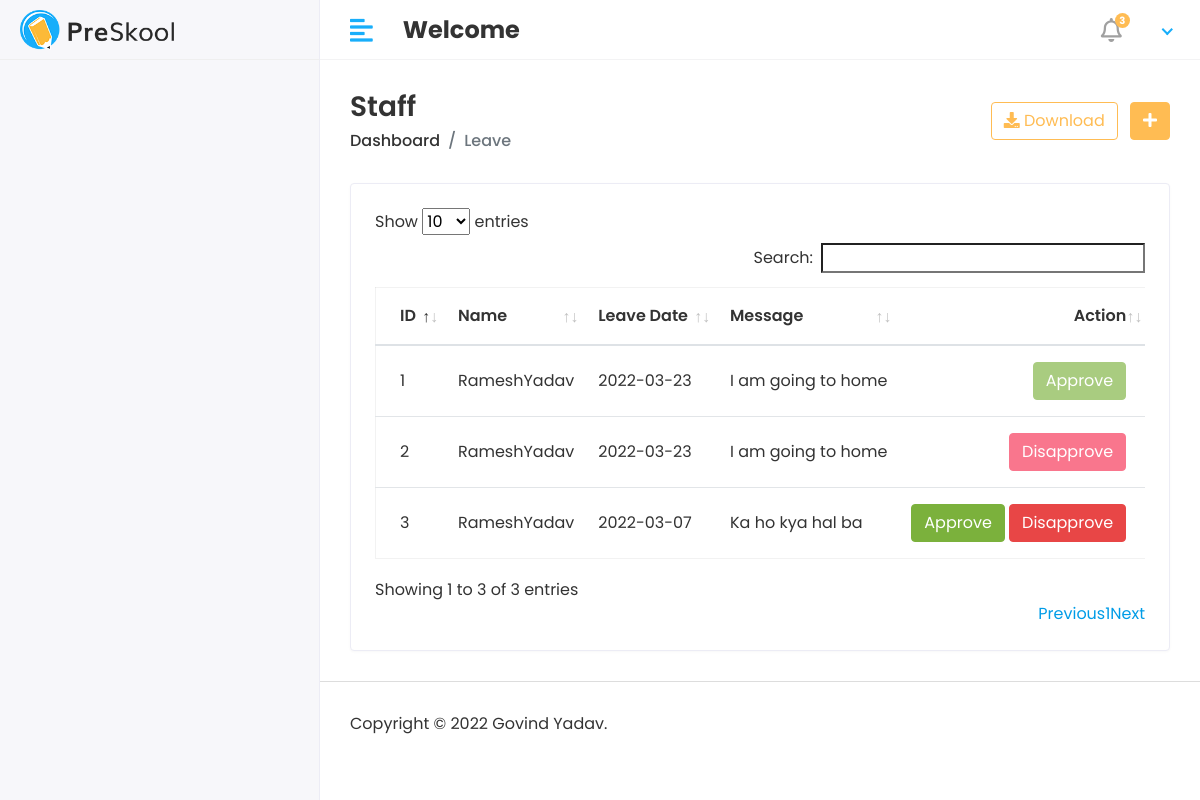
Screenshot of /Hod/Staff/Leave_view with the database file from the repository.
### app/models.py (models this page shows, shortened)
class Staff_Leave(models.Model):
    staff_id = models.ForeignKey(Staff, on_delete=models.CASCADE)
    date = models.CharField(max_length=100)
    message = models.TextField()
    status = models.IntegerField(default=0)
    created_at = models.DateTimeField(auto_now_add=True)
    updated_at = models.DateTimeField(auto_now=True)

class Staff(models.Model):
    admin  = models.OneToOneField(CustomUser, on_delete=models.CASCADE)
    address = models.TextField()
    gender = models.CharField(max_length=100)
    mobile_number = models.CharField(max_length=15)
    created_at = models.DateTimeField(auto_now_add=True)
    updated_at = models.DateTimeField(auto_now=True)

class CustomUser(AbstractUser):
    USER = (
        (1, 'HOD'),
        (1, 'STAFF'),
        (1, 'STUDENT'),
    )
    user_type = models.CharField(choices=USER, max_length=50, default=1)
    profile_pic = models.ImageField(upload_to='media/profile_pic')

### student_management_project/Hod_views.py (the view)
# urls.py: path('Hod/Staff/Leave_view', Hod_views.STAFF_LEAVE_VIEW, name='staff_leave_view'),
def STAFF_LEAVE_VIEW(request):
    staff_leave = Staff_Leave.objects.all()
    context = {
        'staff_leave':staff_leave
    }
    return render(request, 'Hod/staff_leave.html', context)

### templates/Hod/staff_leave.html (shortened to what this page needs)
{% extends 'base.html' %}
{% block content %}
 <div class="page-header">
               <div class="row align-items-center">
                  <div class="col">
                     <h3 class="page-title">Staff</h3>
                     <ul class="breadcrumb">
                        <li class="breadcrumb-item"><a href="{% url 'hod_home' %}">Dashboard</a></li>
                        <li class="breadcrumb-item active">Leave</li>
                     </ul>
                  </div>
                  <div class="col-auto text-right float-right ml-auto">
                     <a href="#" class="btn btn-outline-primary mr-2"><i class="fas fa-download"></i> Download</a>
                     <a href="{% url 'add_course' %}" class="btn btn-primary"><i class="fas fa-plus"></i></a>
                  </div>
               </div>
            </div>
            <div class="row">
               <div class="col-sm-12">
                  <div class="card card-table">
                     <div class="card-body">
                         <div class="table-responsive">
                           <table id="table_id" class="table table-hover table-center mb-0 ">
                              <thead>
                                 <tr>
                                    <th>ID</th>
                                    <th>Name</th>
                                    <th>Leave Date</th>
                                    <th>Message</th>
                                    <th class="text-right">Action</th>
                                 </tr>
                              </thead>
                              <tbody>
                                 {% for i in staff_leave %}
                                    <tr>
                                        <td>{{i.id}}</td>
                                        <td>{{i.staff_id.admin.first_name}}{{i.staff_id.admin.last_name}}</td>
                                        <td>{{i.date}}</td>
                                        <td>{{i.message}}</td>
                                        <td class="text-right">
                                           <div class="actions">
                                               {% if i.status == 0 %}
                                                <a href="{% url 'staff_approve_leave' i.id %}" class="btn btn-success" >Approve</a>
                                                <a href="{% url 'staff_disapprove_leave' i.id %}" class="btn btn-danger" >Disapprove</a>
                                              {% elif i.status == 1 %}
                                               <button class="btn btn-success" disabled="disabled" >Approve</button>
                                               {% else %}
                                                <button class="btn btn-danger" disabled="disabled" >Disapprove</button>
                                               {% endif %}
                                           </div>
                                        </td>
                                    </tr>
                                 {% endfor %}
                              </tbody>
                           </table>
                        </div>
                     </div>
                  </div>
               </div>
            </div>
{% endblock %}

### static/assets/css/style.css (style rules this page uses)
html { height: 100%; }
body { background-color: #fff; color: #333; font-family: 'Poppins', sans-serif; font-size: 1rem; height: 100%; line-height: 1.5; overflow-x: hidden; }
h1, h2, h3, h4, h5, h6 { font-family: 'Poppins', sans-serif; margin-top: 0; }
a { color: #009ce7; }
input, button, a { transition: all 0.4s ease; -moz-transition: all 0.4s ease; -o-transition: all 0.4s ease; -ms-transition: all 0.4s ease; -webkit-transition: all 0.4s ease; }
input, input:focus, button, button:focus { outline: none; }
ul, ol { padding: 0px; list-style: none; }
.table { color: #333; max-width: 100%; margin-bottom: 0; width: 100%; }
.table.dataTable { border-collapse: collapse !important; border: 1px solid rgba(0, 0, 0, 0.05); }
.table thead tr th { font-weight: 600; }
.table tbody tr { border-bottom: 1px solid rgba(0, 0, 0, 0.05); }
.table.table-center td, .table.table-center th { vertical-align: middle; }
.card-table .card-body .table > thead > tr > th { border-top: 0; }
.card-table .card-body .table tr td:first-child, .card-table .card-body .table tr th:first-child { padding-left: 1.5rem; }
.card-table .card-body .table tr td:last-child, .card-table .card-body .table tr th:last-child { padding-right: 1.5rem; }
.card-table .table td, .card-table .table th { border-top: 1px solid #e2e5e8; padding: 1rem 0.75rem; white-space: nowrap; }
.btn-primary { background-color: #FFBC53; border: 1px solid #FFBC53; }
.btn-success { background-color: #7bb13c; border: 1px solid #7bb13c }
.btn-success.disabled, .btn-success:disabled { background-color: #7bb13c; border-color: #7bb13c; color: #fff; }
.btn-danger { background-color: #e84646; border: 1px solid #e84646; }
.btn-danger.disabled, .btn-danger:disabled { background-color: #f62d51; border-color: #f62d51; color: #fff; }
.btn-outline-primary { color: #FFBC53; border-color: #FFBC53; }
.card { border: 1px solid #ececf5; box-shadow: 0 1px 3px 0 rgba(0, 0, 0, 0.03); margin-bottom: 1.875rem; }
.card-body { padding: 1.5rem; }
.page-header { margin-bottom: 1.875rem; }
.page-header .breadcrumb { background-color: transparent; color: #6c757d; font-size: 1rem; font-weight: 500; margin-bottom: 0; padding: 0; }
.page-header .breadcrumb a { color: #333; }
.page-title { font-size: 28px; font-weight: 600; color: #333; margin-bottom: 5px; }

### rows the page displays
Staff_Leave: id "1", staff_id.admin.first_name "Ramesh", staff_id.admin.last_name "Yadav", date "2022-03-23", message "I am going to home", status "Approve"
Staff_Leave: id "2", staff_id.admin.first_name "Ramesh", staff_id.admin.last_name "Yadav", date "2022-03-23", message "I am going to home", status "Disapprove"
Staff_Leave: id "3", staff_id.admin.first_name "Ramesh", staff_id.admin.last_name "Yadav", date "2022-03-07", message "Ka ho kya hal ba", status "Approve"
